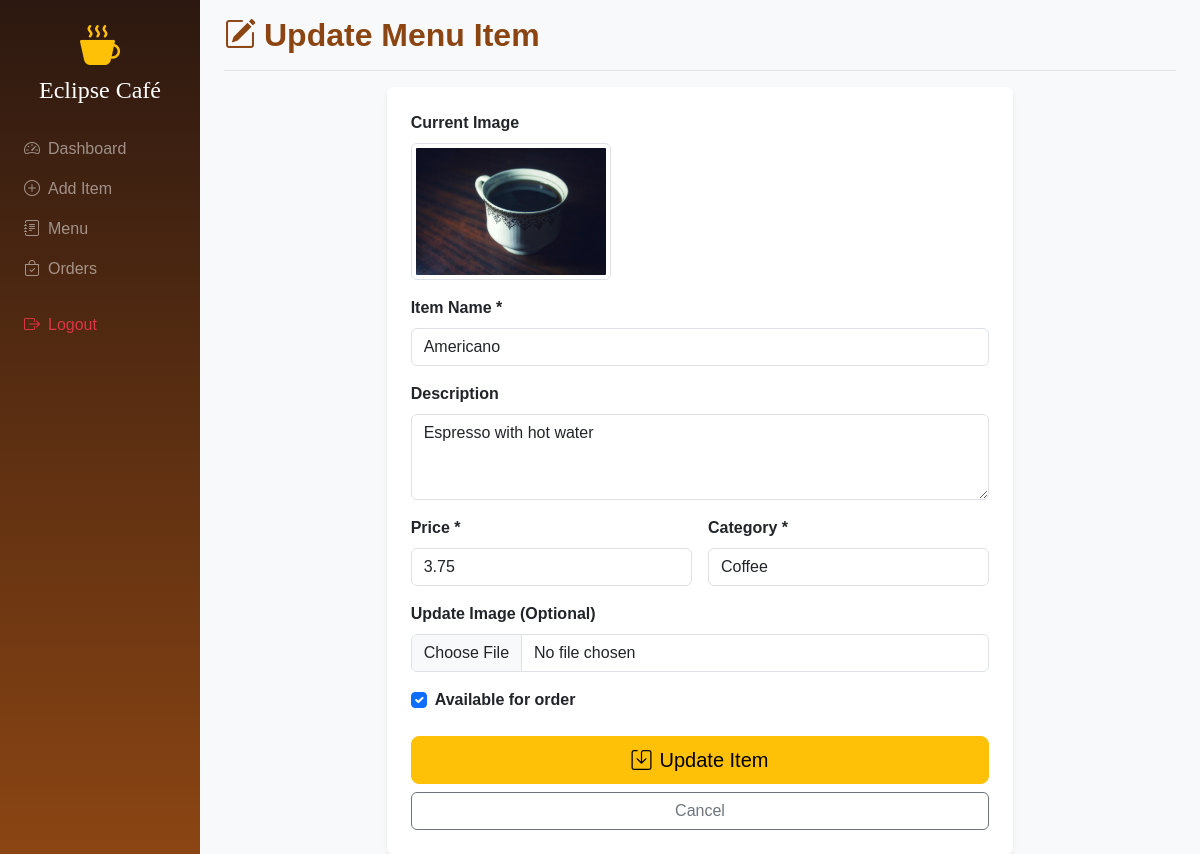
/admin/update_item.php?id=4 (signed in), run on the app's committed database.
### tables this page shows
CREATE TABLE menu_items (
    id INT PRIMARY KEY AUTO_INCREMENT,
    name VARCHAR(100) NOT NULL,
    description TEXT,
    price DECIMAL(10,2) NOT NULL,
    category VARCHAR(50) NOT NULL,
    image VARCHAR(255) DEFAULT 'default.jpg',
    is_available BOOLEAN DEFAULT TRUE,
    created_at TIMESTAMP DEFAULT CURRENT_TIMESTAMP,
    updated_at TIMESTAMP DEFAULT CURRENT_TIMESTAMP ON UPDATE CURRENT_TIMESTAMP,
    INDEX idx_category (category),
    INDEX idx_available (is_available)
);

### includes/db.php (called while the page is built, shortened)
<?php
function sanitize($data) {
    return htmlspecialchars($data, ENT_QUOTES, 'UTF-8');
}
?>

### admin/update_item.php (the view, shortened to what this page needs)
<?php
require_once '../includes/db.php';
$item = null;
$item_id = isset($_GET['id']) ? intval($_GET['id']) : 0;
if ($item_id > 0) {
    try {
        $stmt = $pdo->prepare("SELECT * FROM menu_items WHERE id = ?");
        $stmt->execute([$item_id]);
        $item = $stmt->fetch();
    } catch (PDOException $e) {
        $error_message = "Error loading item.";
    }
} else {
    header('Location: ../pages/menu.php');
    exit;
}
?>
<!DOCTYPE html>
<html lang="en">
<head>
    <link href="https://cdn.jsdelivr.net/npm/bootstrap@5.3.2/dist/css/bootstrap.min.css" rel="stylesheet">
    <link rel="stylesheet" href="https://cdn.jsdelivr.net/npm/bootstrap-icons@1.11.1/font/bootstrap-icons.css">
</head>
<body>
    <div class="container-fluid">
        <div class="row">
            <nav class="col-md-3 col-lg-2 d-md-block sidebar px-0">
                <div class="position-sticky pt-3">
                    <div class="text-center mb-4">
                        <i class="bi bi-cup-hot-fill text-warning fs-1"></i>
                        <h4 class="text-white" style="font-family: 'Playfair Display', serif;">Eclipse Café</h4>
                    </div>
                    <ul class="nav flex-column px-2">
                        <li class="nav-item"><a class="nav-link text-white-50" href="dashboard.php"><i class="bi bi-speedometer2 me-2"></i>Dashboard</a></li>
                        <li class="nav-item"><a class="nav-link text-white-50" href="add_item.php"><i class="bi bi-plus-circle me-2"></i>Add Item</a></li>
                        <li class="nav-item"><a class="nav-link text-white-50" href="../pages/menu.php"><i class="bi bi-journal-text me-2"></i>Menu</a></li>
                        <li class="nav-item"><a class="nav-link text-white-50" href="orders.php"><i class="bi bi-bag-check me-2"></i>Orders</a></li>
                        <li class="nav-item mt-3"><a class="nav-link text-danger" href="logout.php"><i class="bi bi-box-arrow-right me-2"></i>Logout</a></li>
                    </ul>
                </div>
            </nav>
            <main class="col-md-9 ms-sm-auto col-lg-10 px-md-4">
                <div class="pt-3 pb-2 mb-3 border-bottom">
                    <h1 class="h2 fw-bold" style="color: #8B4513;">
                        <i class="bi bi-pencil-square me-2"></i>Update Menu Item
                    </h1>
                </div>
                <div class="row justify-content-center">
                    <div class="col-lg-8">
                        <div class="card border-0 shadow-sm">
                            <div class="card-body p-4">
                                <form method="POST" enctype="multipart/form-data">
                                    <div class="mb-3">
                                        <label class="form-label fw-semibold">Current Image</label>
                                        <div>
                                            <img src="../uploads/<?php echo sanitize($item['image']); ?>" class="img-thumbnail" style="max-width: 200px;" onerror="this.src='https://via.placeholder.com/200?text=No+Image'">
                                        </div>
                                    </div>
                                    <div class="mb-3">
                                        <label for="name" class="form-label fw-semibold">Item Name *</label>
                                        <input type="text" class="form-control" id="name" name="name" value="<?php echo sanitize($item['name']); ?>" required>
                                    </div>
                                    <div class="mb-3">
                                        <label for="description" class="form-label fw-semibold">Description</label>
                                        <textarea class="form-control" id="description" name="description" rows="3"><?php echo sanitize($item['description']); ?></textarea>
                                    </div>
                                    <div class="row g-3 mb-3">
                                        <div class="col-md-6">
                                            <label for="price" class="form-label fw-semibold">Price *</label>
                                            <input type="number" class="form-control" id="price" name="price" step="0.01" value="<?php echo $item['price']; ?>" required>
                                        </div>
                                        <div class="col-md-6">
                                            <label for="category" class="form-label fw-semibold">Category *</label>
                                            <input type="text" class="form-control" id="category" name="category" value="<?php echo sanitize($item['category']); ?>" required>
                                        </div>
                                    </div>
                                    <div class="mb-3">
                                        <label for="image" class="form-label fw-semibold">Update Image (Optional)</label>
                                        <input type="file" class="form-control" id="image" name="image" accept="image/*">
                                    </div>
                                    <div class="mb-4">
                                        <div class="form-check">
                                            <input class="form-check-input" type="checkbox" id="is_available" name="is_available" <?php echo $item['is_available'] ? 'checked' : ''; ?>>
                                            <label class="form-check-label fw-semibold" for="is_available">Available for order</label>
                                        </div>
                                    </div>
                                    <div class="d-grid gap-2">
                                        <button type="submit" class="btn btn-warning btn-lg"><i class="bi bi-save me-2"></i>Update Item</button>
                                        <a href="../pages/menu.php" class="btn btn-outline-secondary">Cancel</a>
                                    </div>
                                </form>
                            </div>
                        </div>
                    </div>
                </div>
            </main>
        </div>
    </div>
</body>
</html>

### admin/update_item.php (style rules this page uses)
body { font-family: 'Poppins', sans-serif; background-color: #f8f9fa; }
.sidebar { min-height: 100vh; background: linear-gradient(180deg, #2C1810 0%, #8B4513 100%); }

### data on the page
menu_items: image (picture), name "Americano", description "Espresso with hot water", price "3.75", category "Coffee", is_available "☑"
